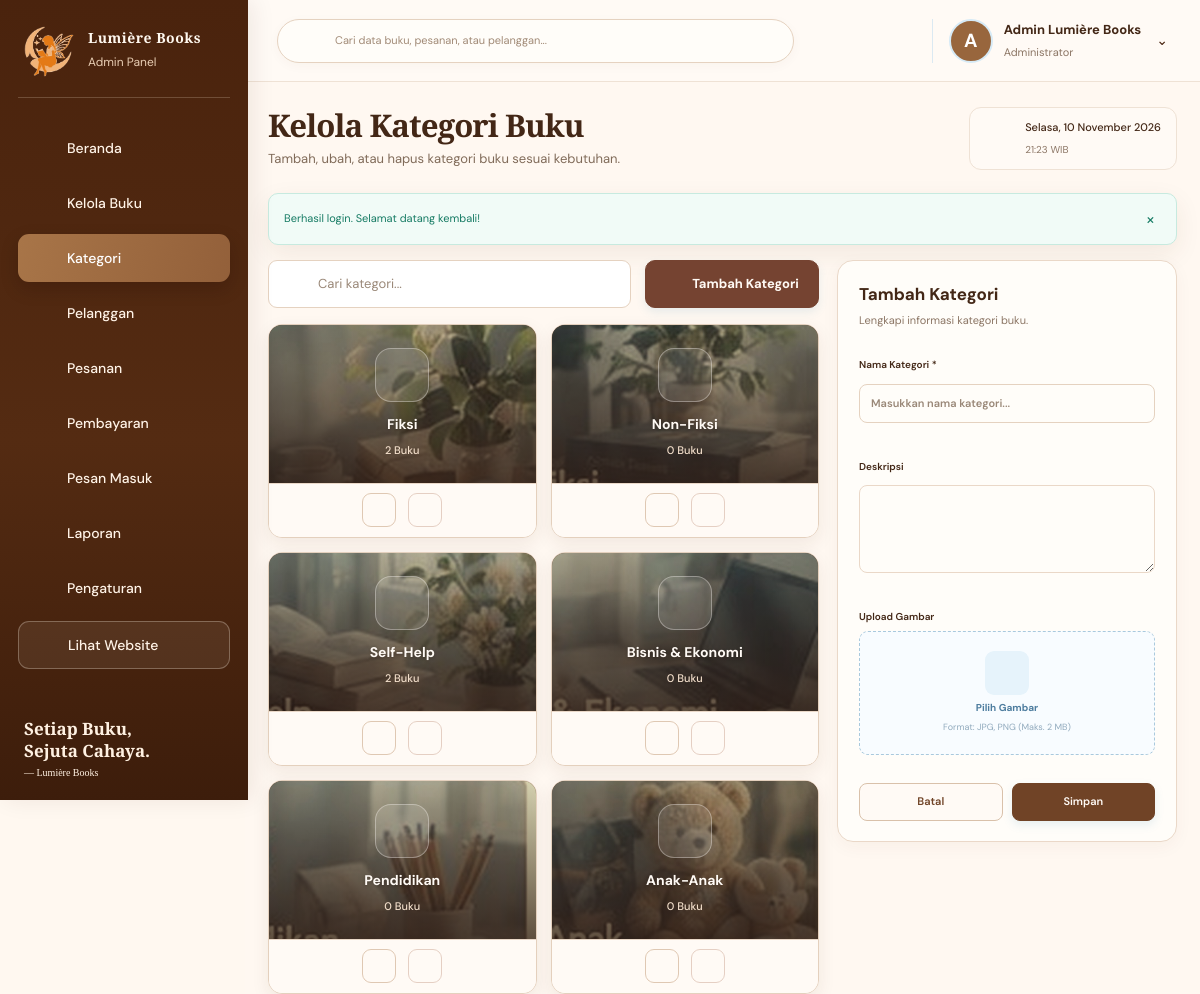
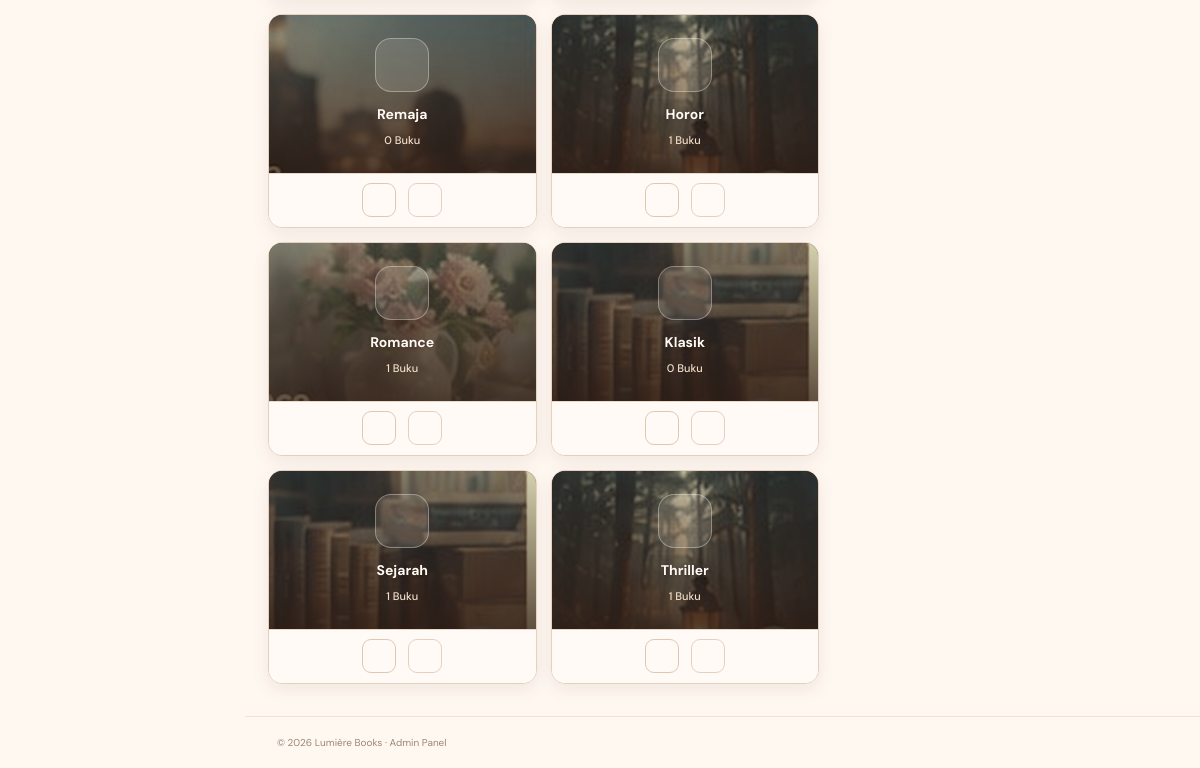
The app's page /admin.php?page=categories (signed in) with its own data (2 pictures, top to bottom).
### tables this page shows
CREATE TABLE users (
    id BIGINT UNSIGNED AUTO_INCREMENT PRIMARY KEY,
    name VARCHAR(120) NOT NULL,
    email VARCHAR(190) NOT NULL UNIQUE,
    phone VARCHAR(30) NULL,
    birth_date DATE NULL,
    gender ENUM('female', 'male', 'other') NULL,
    avatar VARCHAR(255) NULL,
    password_hash VARCHAR(255) NOT NULL,
    role ENUM('admin', 'user') NOT NULL DEFAULT 'user',
    status ENUM('active', 'inactive') NOT NULL DEFAULT 'active',
    created_at TIMESTAMP NOT NULL DEFAULT CURRENT_TIMESTAMP,
    updated_at TIMESTAMP NULL DEFAULT NULL ON UPDATE CURRENT_TIMESTAMP
);

CREATE TABLE categories (
    id BIGINT UNSIGNED AUTO_INCREMENT PRIMARY KEY,
    name VARCHAR(100) NOT NULL,
    slug VARCHAR(120) NOT NULL UNIQUE,
    description TEXT NULL,
    image VARCHAR(255) NULL,
    created_at TIMESTAMP NOT NULL DEFAULT CURRENT_TIMESTAMP
);

### public/tampilan/admin/halaman/kelola-kategori.php (the view, shortened to what the rows shown need)
<section class="category-manager-layout">
    <div class="category-manager-main">
        <div class="admin-category-grid redesign-category-grid">
            <?php foreach ($categories as $category): ?>
                <article class="admin-category-card redesign-category-card">
                    <?php
                        $hasCategoryImage = !empty($category['image']);
                        $categoryImageUrl = $hasCategoryImage
                            ? category_image_url($category)
                            : '';
                    ?>
                    <a
                        class="category-admin-art <?= $hasCategoryImage ? 'has-category-image' : 'category-art-placeholder' ?>"
                        href="<?= e(admin_url('books', ['category' => $category['id']])) ?>"
                    >
                        <?php if ($hasCategoryImage && $categoryImageUrl !== ''): ?>
                            <img
                                class="category-card-photo"
                                src="<?= e($categoryImageUrl) ?>"
                                alt=""
                                aria-hidden="true"
                                onerror="this.style.display='none'"
                            >
                            <?php endif; ?>
                            <span class="category-admin-icon">
                                <?= ui_icon('book-open') ?>
                            </span>
                            <b>
                                <?= e($category['name']) ?>
                            </b>
                            <small>
                                <?= number_format((int) $category['book_count'], 0, ',', '.') ?>
                        Buku
                            </small>
                        </a>
                        <div class="category-card-actions">
                            <a
                                class="action-button"
                                href="<?= e(admin_url('categories', ['edit' => $category['id']])) ?>"
                                title="Edit kategori"
                            >
                                <?= ui_icon('edit') ?>
                            </a>
                            <form
                                method="post"
                                action="<?= e(admin_url('categories')) ?>"
                                data-confirm="Hapus kategori ini? Buku terkait tidak ikut dihapus."
                            >
                                <button
                                    class="action-button danger"
                                    type="submit"
                                    title="Hapus kategori"
                                >
                                <?= ui_icon('trash') ?>
                                </button>
                            </form>
                        </div>
                    </article>
                    <?php endforeach; ?>
                    </div>
                </div>
                <aside class="admin-panel admin-form-panel category-form-panel" id="category-form">
                    <div class="panel-heading">
                        <div>
                            <h2>
                                <?= $editCategory ? 'Edit Kategori' : 'Tambah Kategori' ?>
                            </h2>
                        </div>
                        </div>
                            </aside>
                        </section>

### public/tampilan/admin/bagian/kepala-halaman.php (shortened to what the rows shown need)
<?php
$adminDisplayName = trim((string) ($admin['name'] ?? ''));
$pageTitles = [
    'dashboard' => 'Selamat Datang, ' . $adminDisplayName . '!',
    'books' => 'Kelola Buku',
    'categories' => 'Kelola Kategori Buku',
    'users' => 'Data User',
    'orders' => 'Pesanan Buku',
    'payments' => 'Kelola Pembayaran',
    'order' => 'Detail Pesanan',
    'reports' => 'Laporan Pendapatan',
    'messages' => 'Pesan Masuk',
    'settings' => 'Pengaturan Admin',
];
$pageDescriptions = [
    'dashboard' => 'Kelola data buku, user, pesanan, dan pantau perkembangan Lumière Books.',
    'books' => 'Kelola koleksi buku yang tersedia di Lumière Books.',
    'categories' => 'Tambah, ubah, atau hapus kategori buku sesuai kebutuhan.',
    'users' => 'Daftar pengguna yang sudah terdaftar di Lumière Books.',
    'orders' => 'Kelola semua pesanan buku dari pelanggan Lumière Books.',
    'payments' => 'Pantau dan verifikasi transaksi pelanggan.',
    'order' => 'Periksa informasi pesanan dan perbarui proses pengiriman.',
    'reports' => 'Pantau perkembangan pendapatan toko buku Lumière Books.',
    'messages' => 'Kelola pertanyaan dan pesan dari pelanggan.',
    'settings' => 'Kelola pengaturan sistem, informasi toko, dan akun admin.',
];
?>
<!DOCTYPE html>
<html lang="id">
    <head>
        <link rel="stylesheet" href="<?= e(asset('css/umum/1-dasar.css')) ?>">
        <link rel="stylesheet" href="<?= e(asset('css/umum/2-desain-baru.css')) ?>">
        <link rel="stylesheet" href="<?= e(asset('css/umum/3-tema-lumiere.css')) ?>">
        <link rel="stylesheet" href="<?= e(asset('css/admin/1-admin-premium.css')) ?>">
        <link rel="stylesheet" href="<?= e(asset('css/admin/2-admin-hangat.css')) ?>?v=12.8">
    </head>
    <body class="admin-body redesign-admin">
        <div class="admin-shell">
                        <?= ui_icon('home') ?>
            <div class="admin-main">
                <header class="admin-topbar">
                    <div class="admin-top-actions">
                            <div class="admin-profile">
                                <span class="admin-avatar">
                                <?= e(strtoupper(substr($admin['name'], 0, 1))) ?>
                                </span>
                                <span class="admin-profile-copy">
                                <b>
                                <?= e($admin['name']) ?>
                                </b>
                                <small>
                                Administrator
                                </small>
                                </span>
                                <details class="admin-profile-menu">
                                <summary aria-label="Menu akun">
                                </summary>
                                </details>
                            </div>
                        </div>
                    </header>
                    <main class="admin-content">
                        <div class="admin-page-heading">
                            <div>
                                <h1>
                                <?= e($pageTitles[$page] ?? 'Admin Panel') ?>
                                </h1>
                                <p>
                                <?= e($pageDescriptions[$page] ?? '') ?>
                                </p>
                            </div>
                        </div>

### sistem/fungsi-bantu.php (shortened to what the rows shown need)
<?php
function e(mixed $value): string
{
    return htmlspecialchars((string) $value, ENT_QUOTES, 'UTF-8');
}
function admin_url(string $page = 'dashboard', array $params = []): string
{
    return 'admin.php?' . http_build_query(array_merge(['page' => $page], $params));
}
function asset(string $path): string
{
    return 'assets/' . ltrim($path, '/');
}
function current_user(): ?array
{
    static $loaded = false;
    static $user = null;
    if (!$loaded) {
        $statement = db()->prepare(
            'SELECT id, name, email, phone, birth_date, gender, avatar, role, status, created_at
             FROM users WHERE id = ? LIMIT 1'
        );
        $statement->execute([$_SESSION['user_id']]);
        $user = $statement->fetch() ?: null;
    }
    return $user;
}
function require_admin(): array
{
    $user = current_user();
    return $user;
}
function category_image_url(array $category): string
{
    $image = trim((string) ($category['image'] ?? ''));
    if ($image !== '') {
        $relative = ltrim(str_replace('\\', '/', $image), '/');
        $publicFile = dirname(__DIR__) . '/public/' . $relative;
        if (is_file($publicFile)) {
            return $relative;
        }
    }
    $slug = trim((string) ($category['slug'] ?? ''));
    $slug = $slug !== '' ? $slug : 'fiksi';
    return asset('categories/' . $slug . '.png');
}
function ui_icon(string $name, string $class = ''): string
{
    $paths = $icons[$name] ?? $icons['book'];
    $className = trim('ui-icon ' . $class);
    return '<svg class="' . e($className) . '" viewBox="0 0 24 24" fill="none" stroke="currentColor" stroke-width="1.7" stroke-linecap="round" stroke-linejoin="round" aria-hidden="true">' .
        $paths .
        '</svg>';
}

### records on screen
users: name "A", name "Admin Lumière Books", name "Kelola Kategori Buku"
categories: image (picture), name "Fiksi", book_count "2"
categories: image (picture), name "Non-Fiksi", book_count "0"
categories: image (picture), name "Self-Help", book_count "2"
categories: image (picture), name "Bisnis & Ekonomi", book_count "0"
categories: image (picture), name "Pendidikan", book_count "0"
categories: image (picture), name "Anak-Anak", book_count "0"
categories: image (picture), name "Remaja", book_count "0"
categories: image (picture), name "Horor", book_count "1"
categories: image (picture), name "Romance", book_count "1"
categories: image (picture), name "Klasik", book_count "0"
categories: image (picture), name "Sejarah", book_count "1"
categories: image (picture), name "Thriller", book_count "1"

### other values on screen
$pageDescriptions[$page] "Tambah, ubah, atau hapus kategori buku sesuai kebutuhan."
date_long_id() "Selasa, 10 November 2026"
$flash['message'] "Berhasil login. Selamat datang kembali!"
